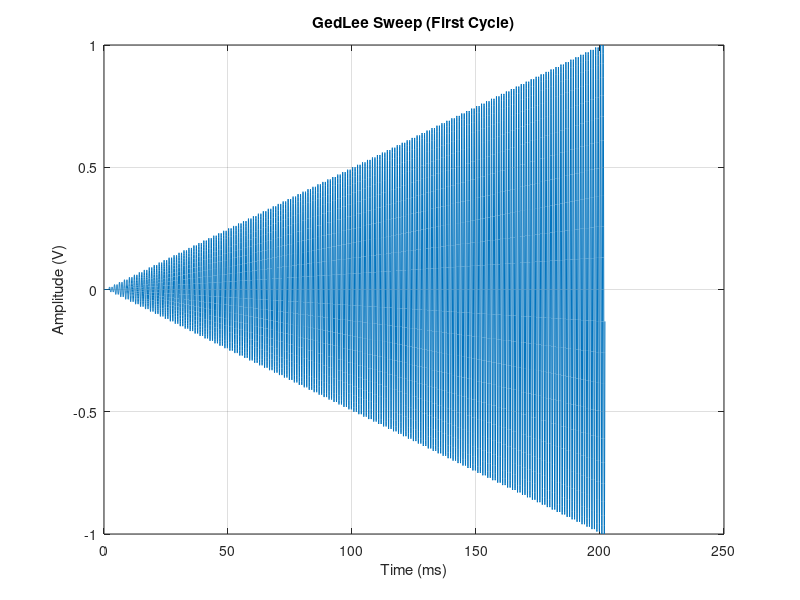

Write the MATLAB code that produced this figure.
% === GEDLEE Sweep Generator (20s repeat) ===

fs = 48000;               % Sampling rate (Hz)
f_sine = 1000;            % Sine wave frequency (Hz)
step_duration = 0.002;    % Duration of each amplitude step (2 ms)
n_steps = 101;            % From 0 V to 1 V in 10 mV steps (101 total)
t_one_sweep = step_duration * n_steps;

% Time vector for one sweep cycle
t = 0:1/fs:t_one_sweep - 1/fs;

% Amplitude vector: 0 V, 0.01 V, ..., 1 V
amp = 0.01 * floor(t / step_duration);

% Base sweep signal: 1 kHz sine modulated by stepwise amplitude
one_sweep = amp .* sin(2 * pi * f_sine * t);

% Repeat to fill exactly 20 seconds
n_repeats = floor(20 / t_one_sweep);  % Number of full repetitions
signal = repmat(one_sweep, 1, n_repeats);

% Ensure exact 20 s duration (trim any excess samples)
total_samples = min(length(signal), fs * 20);
signal = signal(1:total_samples);


% Normalize signal to 99% of full-scale peak (based on 1.1883 Vrms)
V_rms_fullscale = 1.1883;
V_peak_fullscale = V_rms_fullscale * sqrt(2);
signal = signal / (max(abs(signal)) * V_peak_fullscale);

% Save as 32-bit float WAV file
audiowrite('gedlee_sweep_20s_float32.wav', signal', fs, 'BitsPerSample', 32);
disp('File "gedlee_sweep_20s_float32.wav" successfully generated.');

% Plot the first sweep cycle (20 ms)
figure;
plot((0:length(t)-1)/fs * 1000, one_sweep);
xlabel('Time (ms)');
ylabel('Amplitude (V)');
title('GedLee Sweep (First Cycle)');
grid on;
